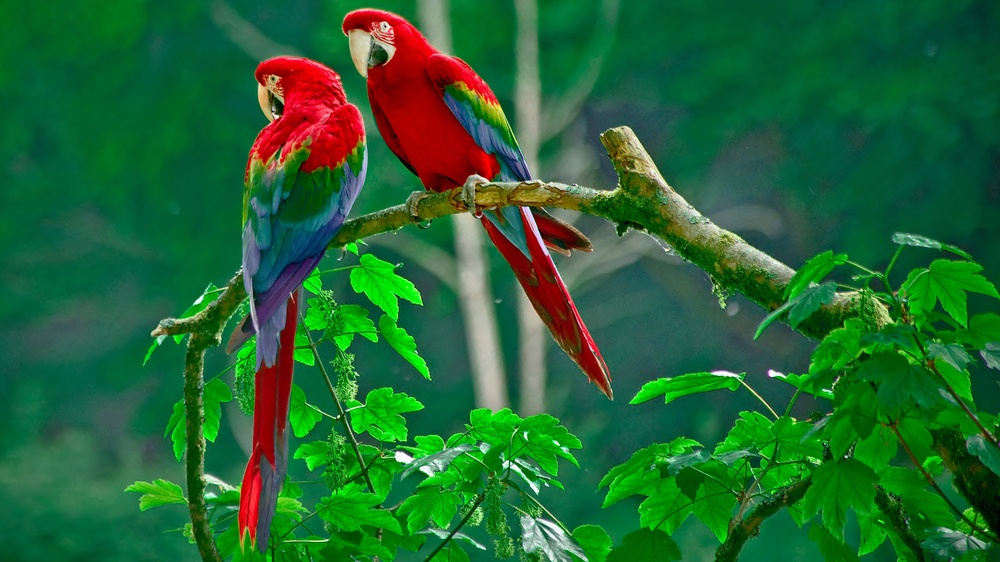
#> input picture hpcOpencv/data/parrots.jpg, 1000 x 562 px, shrunk from 3840 x 2160 before the run
$ python hpcOpencvTest.py ../data/parrots.jpg out.png
#> lines starting #> are read from the running program, lines starting #| are printed output that depends on the picture
#!/usr/bin/env python3

import cv2 as cv
import time
import sys

if __name__ == '__main__':

    # arguments
    if len(sys.argv) != 3:
        print("usage:", sys.argv[0], "<filename> <outfile>")
        sys.exit(-1)
    FILENAME = sys.argv[1]
    OUTFILE = sys.argv[2]

    # load input image
    imgIn = cv.imread(FILENAME)
#> imgIn is the input picture: shape (562, 1000, 3); mean B, G, R 51.7, 101.2, 34.4
    if imgIn.size == 0:
        print("failed to load", FILENAME)
        sys.exit(-1)

    # compute output image
    t0 = time.time()
    imgOut = imgIn / 2
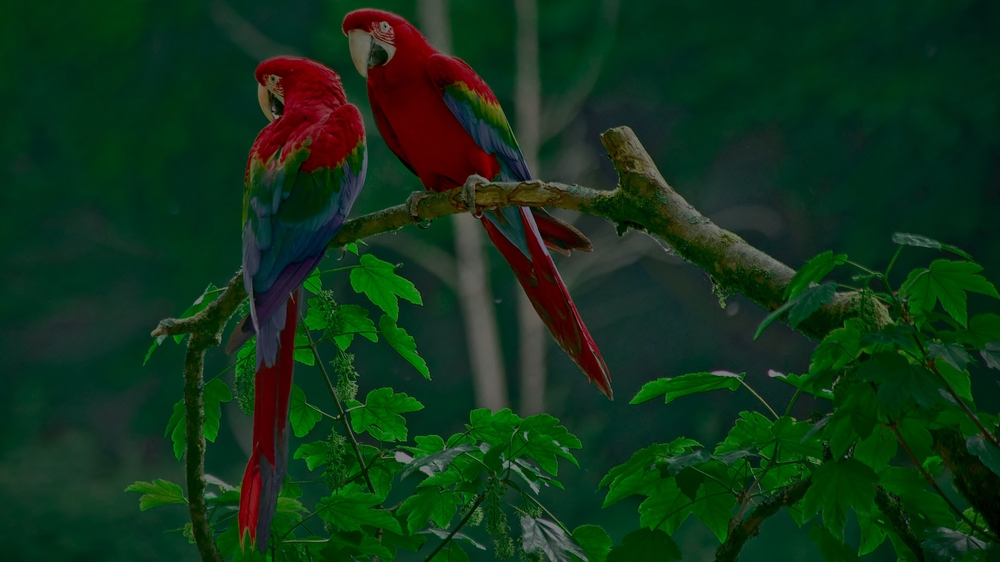
#> imgOut: shape (562, 1000, 3) float64; mean B, G, R 25.9, 50.6, 17.2
    t1 = time.time()

    # outputs
    print("time:", t1-t0, "s")
    cv.imwrite(OUTFILE, imgOut)
